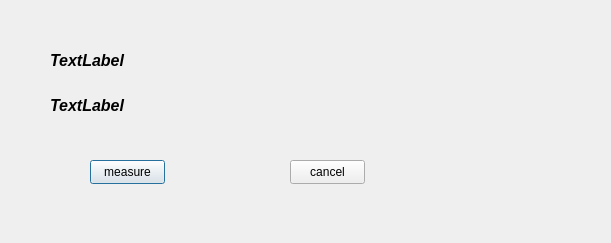
<?xml version="1.0" encoding="UTF-8"?>
<ui version="4.0">
 <class>CalibrationDialog</class>
 <widget class="QDialog" name="CalibrationDialog">
  <property name="geometry">
   <rect>
    <x>0</x>
    <y>0</y>
    <width>611</width>
    <height>243</height>
   </rect>
  </property>
  <property name="windowTitle">
   <string>Dialog</string>
  </property>
  <widget class="QLabel" name="statusLabel">
   <property name="geometry">
    <rect>
     <x>50</x>
     <y>30</y>
     <width>541</width>
     <height>61</height>
    </rect>
   </property>
   <property name="font">
    <font>
     <pointsize>12</pointsize>
     <italic>true</italic>
     <bold>true</bold>
    </font>
   </property>
   <property name="text">
    <string>TextLabel</string>
   </property>
  </widget>
  <widget class="QLabel" name="progressLabel">
   <property name="geometry">
    <rect>
     <x>50</x>
     <y>80</y>
     <width>511</width>
     <height>51</height>
    </rect>
   </property>
   <property name="font">
    <font>
     <pointsize>12</pointsize>
     <italic>true</italic>
     <bold>true</bold>
    </font>
   </property>
   <property name="text">
    <string>TextLabel</string>
   </property>
  </widget>
  <widget class="QPushButton" name="measureButton">
   <property name="geometry">
    <rect>
     <x>90</x>
     <y>160</y>
     <width>75</width>
     <height>24</height>
    </rect>
   </property>
   <property name="text">
    <string>measure</string>
   </property>
  </widget>
  <widget class="QPushButton" name="cancelButton">
   <property name="geometry">
    <rect>
     <x>290</x>
     <y>160</y>
     <width>75</width>
     <height>24</height>
    </rect>
   </property>
   <property name="text">
    <string>cancel</string>
   </property>
  </widget>
 </widget>
 <resources/>
 <connections/>
</ui>
